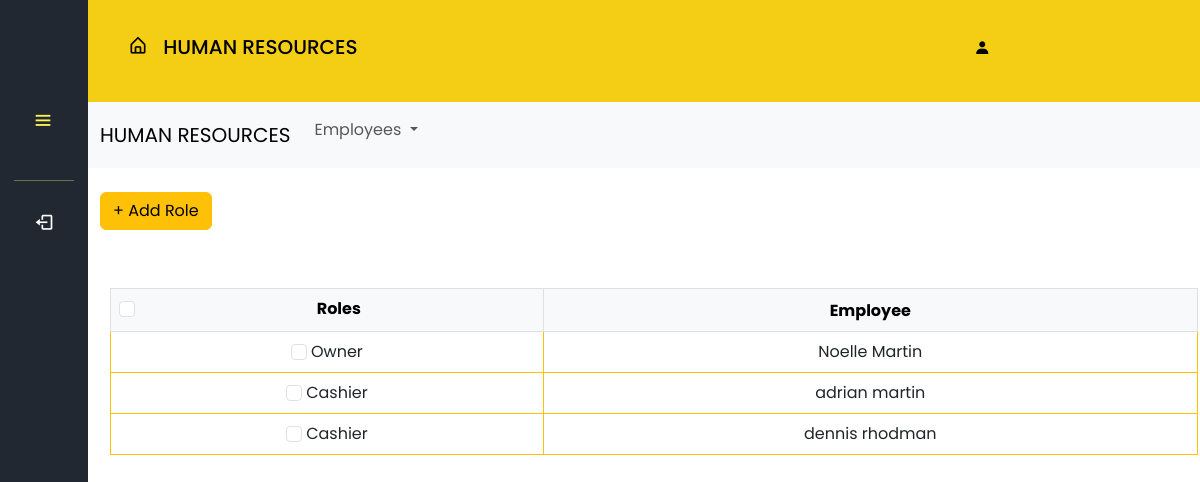
The app's page /hr/access.php (signed in) with its own data.
### tables this page shows
CREATE TABLE `access` (
  `id` int(11) NOT NULL,
  `employee` varchar(255) NOT NULL,
  `role` varchar(255) NOT NULL
);

### hr/access.php (the view, shortened to what this page needs)
<?php
if (isset($_SESSION['UserLogin'])) {
  $userrole = $_SESSION['UserRole'];
} else {
  header("Location: /pos/login.php");
  exit();
}
require 'connection/conn.php';
$stmt1 = $pdo->prepare('SELECT * FROM access');
$stmt1->execute();
$result1 = $stmt1->fetchAll();
?>
<!DOCTYPE html>
<html lang="en">
<head>
  <link rel="stylesheet" href="styles/employee.css" />
  <link rel="stylesheet" href="styles/inventory.css">
  <link href='https://unpkg.com/boxicons@2.1.4/css/boxicons.min.css' rel="stylesheet">
  <link rel="stylesheet" href="https://cdn.jsdelivr.net/npm/bootstrap@5.3.3/dist/css/bootstrap.min.css">
  <link href="https://cdn.jsdelivr.net/npm/bootstrap@5.4.0/dist/css/bootstrap.min.css" rel="stylesheet">
</head>
<body>
<nav class="sidebar close">
<header>
<div class="image-text">
</div>
  <i class="bx bx-menu toggle"></i>
</header>
<div class="menu-bar">
<div class="menu">
    <div class="bottom-content">
    <hr style="height: 1px; opacity: 40%; border-width: 0; background-color: #BFEA7C;"/>
    <li class="nav-link">
      <a href="/updated pos/logout.php">
      <i class="bx bx-log-out icon"></i>
      </a>
    </li>
    </div>
    </div>
</div>
</nav>
<section class="home" style="position: fixed;">
  <div class="userheader">
  <h1><i class="bx bx-home-alt icon">&nbsp</i> HUMAN RESOURCES</h1>
  <h2><i class="bx bxs-user usericon">&nbsp</i> <?php echo htmlspecialchars($userrole); ?></h2>
  </div>
<nav class="navbar navbar-expand-lg bg-body-tertiary">
    <div class="container-fluid">
      <a class="navbar-brand" href="employee.php">HUMAN RESOURCES</a>
      <div class="collapse navbar-collapse" id="navbarSupportedContent">
        <ul class="navbar-nav me-auto mb-2 mb-lg-0">
          <li class="nav-item dropdown">
            <a class="nav-link dropdown-toggle" href="#" role="button" data-bs-toggle="dropdown" aria-expanded="false">
              Employees
            </a>
          </li>
        </ul>
    </div>
  </nav>
  <br>
  <div class="container-xl">
    <div class="button-container">
      <a type="button" class="btn btn-warning" href="/updated pos/hr/accessreg.php">+ Add Role </a>
    </div>
  </div>
  <br><br>
  <div class="container">
    <form id="deleteForm" action="delete_roles.php" method="post">
        <table id="myTable" class="table table-bordered border-warning">
            <thead>
                <tr class="table-light">
                    <th>
                        <div class="form-check">
                            <input class="form-check-input" type="checkbox" value="1" id="flexCheckDefault" onchange="checkAll(); toggleDeleteButton('flexCheckDefault')">
                            <label class="form-check-label" for="flexCheckDefault">
                                Roles
                            </label>
                        </div>
                    </th>
                    <th> Employee</th>
                </tr>
            </thead>
            <tbody>
                <?php foreach($result1 as $row1) { ?>
                <tr>
                    <td>
                        <input class="form-check-input" type="checkbox" value="<?= $row1['id']; ?>" id="checkbox<?= $row1['id']; ?>" onchange="toggleDeleteButton('checkbox<?= $row1['id']; ?>')">
                        <label class="form-check-label" for="checkbox<?= $row1['id']; ?>"><?= $row1['role'];?></label>
                    </td>
                    <td><?= $row1['employee'];?></td>
                </tr>
                <?php } ?>
            </tbody>
        </table>
  </form>
  </div>
</section>
</body>
</html>

### hr/styles/employee.css (style rules this page uses)
* { padding: 0; margin: 0; box-sizing: border-box; font-family: 'Poppins', sans-serif; }
:root { --background-color: #222831; --color: #F4CE14; --hover-color: #FFF455; --text-color: #000000; --text-color2: black; }
body { height: 100vh; background: #EEEEEE; }
.sidebar { position: fixed; top: 0; left: 0; height: 100%; width: 250px; padding: 10px 14px; background: #222831; z-index: 100; cursor: pointer; }
.sidebar.close { width: 88px; }
.sidebar .menu { margin-top: -45px; }
.sidebar li { height: 50px; margin-top: 10px; list-style: none; display: flex; align-items: center; }
.sidebar li .icon { display: flex; align-items: center; justify-content: center; min-width: 60px; font-size: 20px; }
.sidebar li .icon, .sidebar li .text { color: #fff; }
.sidebar header { position: relative; }
.sidebar header .image-text { display: flex; align-items: center; padding-top: 1rem; }
.sidebar header .toggle { position: absolute; color:#F4CE14; top: 60%; left: 90%; font-size: 22px; line-height: 50px; transform: translateY(-50%); cursor: pointer; }
.sidebar li a { text-decoration: none; height: 100%; width: 100%; display: flex; align-items: center; border-radius: 6px; }
.sidebar .menu-bar { height: calc(100% - 60px); display: flex; flex-direction: column; justify-content: space-between; padding-top: 3rem; }
.sidebar.close .toggle { left: 30%; }
.home { position: relative; height: 100vh; left: 250px; width: calc(100% - 250px); }
.home .userheader { padding: 35px 40px; background-color: #F4CE14; box-shadow: 0 4px 8px 0 rgba(0, 0, 0, 0.2); }
.home .userheader h1 { font-size: 20px; font-weight: 600; color: #fff; }
.home .userheader h2 { font-size: 16px; font-weight: 600; color: #fff; margin-left: 82%; margin-top: -27px; }
.sidebar.close ~ .home { left: 88px; width: calc(100% - 88px); }
.bottom-content { margin-top: 60px; }
.button-container { display: flex; align-items: center; }
.container-xl { display: flex; justify-content: space-between; align-items: center; }
.dropdown { position: relative; display: list-item; width: 230px; height: 50px; }

### hr/styles/inventory.css (style rules this page uses)
* { padding: 0; margin: 0; box-sizing: border-box; font-family: 'Poppins', sans-serif; }
:root { --background-color: #222831; --color: #F4CE14; --hover-color: #FFF455; --text-color: #000000; --text-color2: black; }
body { height: 100vh; background: #EEEEEE; }
.sidebar { float: left; top: 0; left: 0; height: 100%; width: 250px; padding: 10px 14px; background: var(--background-color); z-index: 100; cursor: pointer; }
.sidebar.close { width: 88px; }
.sidebar .menu { margin-top: -60px; }
.sidebar li { height: 50px; margin-top: 10px; list-style: none; display: flex; align-items: center; }
.sidebar li .icon { display: flex; align-items: center; justify-content: center; min-width: 60px; font-size: 20px; }
.sidebar li .icon, .sidebar li .text { color: #fff; }
.sidebar header { position: relative; }
.sidebar header .image-text { display: flex; align-items: center; padding-top: 1rem; }
.sidebar header .toggle { position: absolute; color:var(--hover-color); margin-top: -30px; top: 60%; left: 90%; font-size: 22px; line-height: 50px; transform: translateY(-50%); cursor: pointer; }
.sidebar li a { text-decoration: none; height: 100%; width: 100%; display: flex; align-items: center; border-radius: 6px; }
.sidebar .menu-bar { height: calc(100% - 60px); display: flex; flex-direction: column; justify-content: space-between; padding-top: 3rem; }
.sidebar.close .toggle { left: 30%; margin-top: 10px; }
.home { height: 100vh; left: 250px; width: calc(100% - 250px); position: relative; }
.home .userheader { padding: 35px 40px; background-color: var(--color); box-shadow: 0 4px 8px 0 rgba(0, 0, 0, 0.2); }
.home .userheader h1 { font-size: 20px; font-weight: 500; color: var(--text-color); }
.home .userheader h2 { font-size: 16px; font-weight: 500; color: var(--text-color); margin-left: 82%; margin-top: -27px; }
.sidebar.close ~ .home { left: 88px; width: calc(100% - 88px); }
.bottom-content { margin-top: 10px; }
table { margin: 10px; text-align: center; }
.dropdown { position: relative; display: list-item; width: 230px; height: 50px; }

### records on screen
access: role "Owner", employee "Noelle Martin"
access: role "Cashier", employee "adrian martin"
access: role "Cashier", employee "dennis rhodman"
